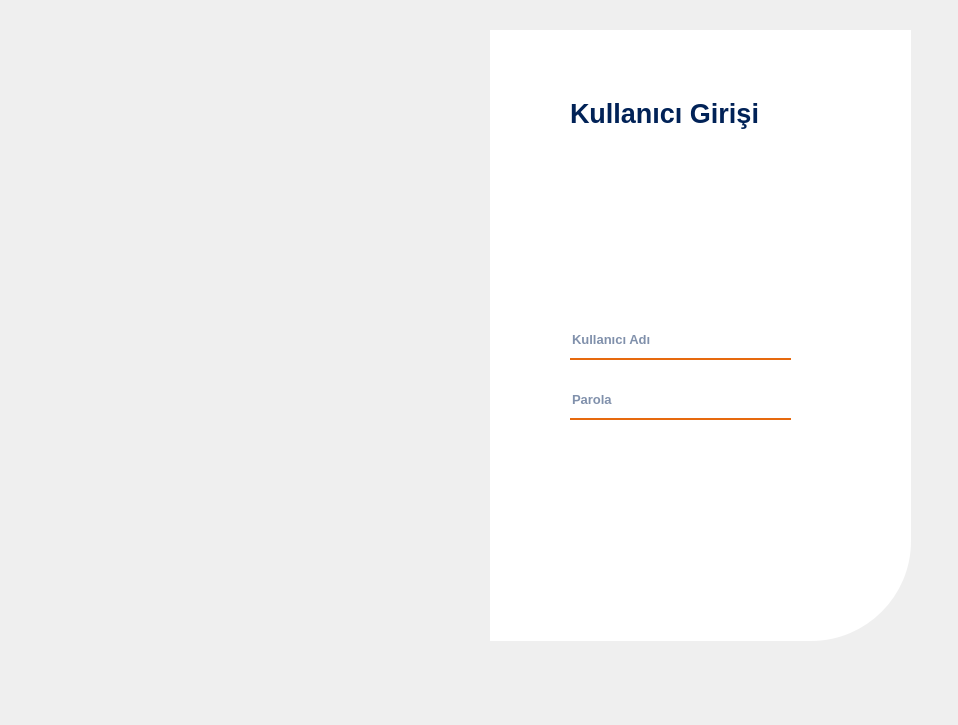
<?xml version="1.0" encoding="UTF-8"?>
<ui version="4.0">
 <class>Form</class>
 <widget class="QWidget" name="Form">
  <property name="geometry">
   <rect>
    <x>0</x>
    <y>0</y>
    <width>958</width>
    <height>725</height>
   </rect>
  </property>
  <property name="windowTitle">
   <string>Form</string>
  </property>
  <widget class="QFrame" name="frame">
   <property name="geometry">
    <rect>
     <x>10</x>
     <y>30</y>
     <width>491</width>
     <height>611</height>
    </rect>
   </property>
   <property name="styleSheet">
    <string notr="true">border-image:url(:/login/background.jpg);
border-top-left-radius: 100px;

</string>
   </property>
   <property name="frameShape">
    <enum>QFrame::StyledPanel</enum>
   </property>
   <property name="frameShadow">
    <enum>QFrame::Raised</enum>
   </property>
  </widget>
  <widget class="QLabel" name="label">
   <property name="geometry">
    <rect>
     <x>490</x>
     <y>30</y>
     <width>421</width>
     <height>611</height>
    </rect>
   </property>
   <property name="styleSheet">
    <string notr="true">background-color: rgba(255,255,255,255);
border-bottom-right-radius: 100px
</string>
   </property>
   <property name="text">
    <string/>
   </property>
  </widget>
  <widget class="QLabel" name="kullanici_girisi">
   <property name="geometry">
    <rect>
     <x>570</x>
     <y>68</y>
     <width>241</width>
     <height>91</height>
    </rect>
   </property>
   <property name="font">
    <font>
     <pointsize>20</pointsize>
     <weight>75</weight>
     <bold>true</bold>
    </font>
   </property>
   <property name="styleSheet">
    <string notr="true">color: rgba(1, 34, 87);</string>
   </property>
   <property name="text">
    <string>Kullanıcı Girişi</string>
   </property>
  </widget>
  <widget class="QLineEdit" name="lineEditUserName">
   <property name="geometry">
    <rect>
     <x>570</x>
     <y>328</y>
     <width>221</width>
     <height>32</height>
    </rect>
   </property>
   <property name="font">
    <font>
     <pointsize>10</pointsize>
     <weight>75</weight>
     <bold>true</bold>
    </font>
   </property>
   <property name="styleSheet">
    <string notr="true">QLineEdit {
    background-color: rgba(0, 0, 0, 0);
    border: none;
    border-bottom: 2px solid rgb(230, 105, 14); /* Turuncu çizgi */
    color: rgb(1, 34, 87); /* Logo lacivertine uyumlu yazı rengi */
    padding-bottom: 7px;
    font-weight: bold;
}
</string>
   </property>
   <property name="inputMethodHints">
    <set>Qt::ImhNone</set>
   </property>
   <property name="placeholderText">
    <string>Kullanıcı Adı</string>
   </property>
  </widget>
  <widget class="QLineEdit" name="lineEditUserPassword">
   <property name="geometry">
    <rect>
     <x>570</x>
     <y>388</y>
     <width>221</width>
     <height>32</height>
    </rect>
   </property>
   <property name="font">
    <font>
     <pointsize>10</pointsize>
     <weight>75</weight>
     <bold>true</bold>
    </font>
   </property>
   <property name="styleSheet">
    <string notr="true">QLineEdit {
    background-color: rgba(0, 0, 0, 0);
    border: none;
    border-bottom: 2px solid rgb(230, 105, 14); /* Turuncu çizgi */
    color: rgb(1, 34, 87); /* Logo lacivertine uyumlu yazı rengi */
    padding-bottom: 7px;
    font-weight: bold;
}
</string>
   </property>
   <property name="echoMode">
    <enum>QLineEdit::Password</enum>
   </property>
   <property name="placeholderText">
    <string>Parola</string>
   </property>
  </widget>
  <widget class="QPushButton" name="pushButtonEnter">
   <property name="geometry">
    <rect>
     <x>570</x>
     <y>480</y>
     <width>181</width>
     <height>41</height>
    </rect>
   </property>
   <property name="font">
    <font>
     <pointsize>10</pointsize>
     <weight>75</weight>
     <bold>true</bold>
    </font>
   </property>
   <property name="styleSheet">
    <string notr="true">QPushButton#pushButtonEnter {
    background-color: qlineargradient(
        spread:pad, x1:0, y1:0.5, x2:1, y2:0.5,
        stop:0 rgba(1, 34, 87, 230),       /* Logo Mavisi */
        stop:1 rgba(230, 105, 14, 230)     /* Logo Turuncusu */
    );
    color: rgba(255, 255, 255, 230);       /* Beyaz yazı */
    border-radius: 5px;
    font-weight: bold;
}

QPushButton#pushButtonEnter:hover {
    background-color: qlineargradient(
        spread:pad, x1:0, y1:0.5, x2:1, y2:0.5,
        stop:0 rgba(1, 30, 70, 255),        /* Daha koyu mavi tonu */
        stop:1 rgba(255, 130, 30, 255)      /* Parlak turuncu tonu */
    );
}

QPushButton#pushButtonEnter:pressed {
    padding-left: 5px;
    padding-top: 5px;
    background-color: rgba(1, 25, 60, 255); /* Koyu mavi */
}

QPushButton#pushButton_2, #pushButton_3, #pushButton_4, #pushButton_5 {
    background-color: rgba(0, 0, 0, 0);
    color: rgba(1, 34, 87, 255); /* Logo Mavisi */
}

QPushButton#pushButton_2:hover, #pushButton_3:hover, #pushButton_4:hover, #pushButton_5:hover {
    color: rgba(230, 105, 14, 255); /* Logo Turuncusu */
}

QPushButton#pushButton_2:pressed, #pushButton_3:pressed, #pushButton_4:pressed, #pushButton_5:pressed {
    padding-left: 5px;
    padding-top: 5px;
    color: rgba(180, 85, 10, 255); /* Daha koyu turuncu */
}
</string>
   </property>
   <property name="text">
    <string>G i r i ş</string>
   </property>
  </widget>
 </widget>
 <resources>
  <include location="../icons/background/login-resources.qrc"/>
  <include location="../icons/buttons/buttons-resources.qrc"/>
 </resources>
 <connections/>
</ui>
